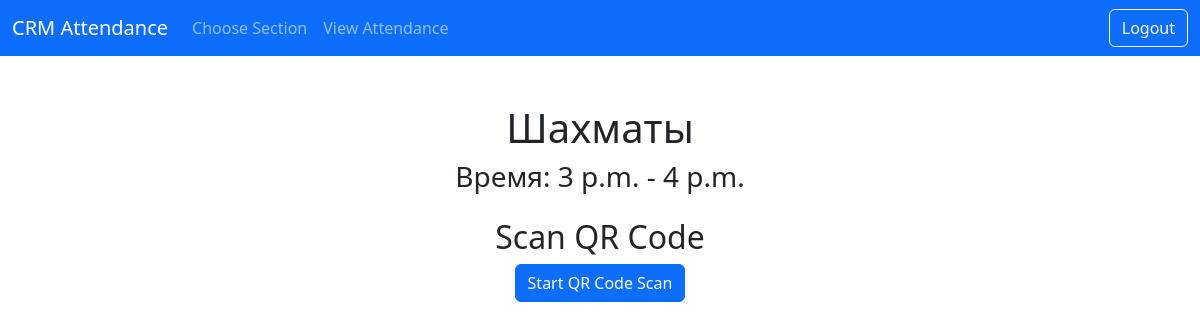
The app's page /scan-qr-page/4/ (signed in) with its own data.
### attendance/models.py (models this page shows, shortened)
class SectionTime(models.Model):
    section = models.ForeignKey(Section, on_delete=models.CASCADE)
    start_time = models.TimeField()
    end_time = models.TimeField()

class Section(models.Model):
    name = models.CharField(max_length=100)
    coach = models.ForeignKey(CustomUser, on_delete=models.SET_NULL, null=True, limit_choices_to={'is_coach': True})

### attendance/views.py (the view)
# urls.py: path('scan-qr-page/<int:section_time_id>/', views.scan_qr_page, name='scan_qr_page'),
@login_required
def scan_qr_page(request, section_time_id):
    section_time = get_object_or_404(SectionTime, id=section_time_id)
    if not StudentSectionTime.objects.filter(student=request.user, section_time=section_time).exists():
        return HttpResponse("Вы не записаны на эту секцию.")
    return render(request, 'attendance/scan_qr_page.html', {
        'section_time': section_time
    })

### attendance/templates/attendance/scan_qr_page.html (shortened to what this page needs)
{% extends 'attendance/base.html' %}
{% block content %}
<div class="container mt-5">
    <h1 class="text-center">{{ section_time.section.name }}</h1>
    <h3 class="text-center">Время: {{ section_time.start_time }} - {{ section_time.end_time }}</h3>
<div class="container mt-4">
  <h2 class="text-center">Scan QR Code</h2>
  <div class="d-flex justify-content-center gap-2">
    <button id="start-scan" class="btn btn-primary">Start QR Code Scan</button>
  </div>
</div>
{% endblock %}

### records on screen
SectionTime: section.name "Шахматы", start_time "3 p.m.", end_time "4 p.m."
